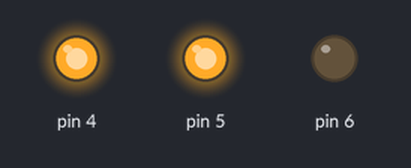
Bench run of a sketch on a simulated Arduino Uno, built with avr-gcc and run on an emulated ATmega328P. Shown: output pins drawn as LEDs (lit = HIGH).

Above: at 0.75 s.
At 2.95 s:
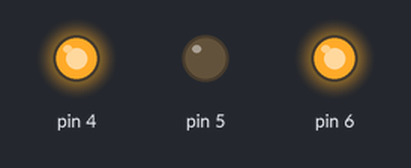
At 5.2 s:
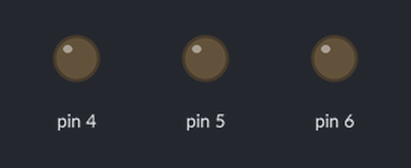
Timing chart, 0 to 6.2 s (numbered marks = the images above):
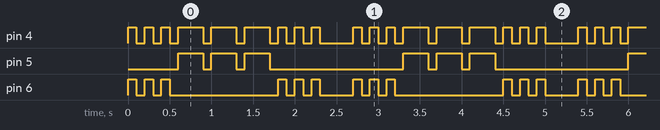

Measured:
- by itself, pin 5: repeats every 2.7 s: 2 × (LOW 0.10 s, HIGH 0.30 s), LOW 1.6 s, HIGH 0.30 s
- by itself, pin 6: repeats every 2.7 s: 2 × (LOW 0.10 s, HIGH 0.10 s), LOW 1.3 s, 2 × (HIGH 0.10 s, LOW 0.10 s), HIGH 0.10 s, LOW 0.40 s, HIGH 0.10 s
- by itself, pin 4: repeats every 2.7 s: 2 × (LOW 0.10 s, HIGH 0.10 s), 3 × (LOW 0.10 s, HIGH 0.30 s), 3 × (LOW 0.10 s, HIGH 0.10 s), LOW 0.40 s, HIGH 0.10 s

The sketch:

sketch_may27j.ino
```cpp
const int time = 100;
const int wating = 100;

void setup() {
  // put your setup code here, to run once:
pinMode(4,OUTPUT);
pinMode(5,OUTPUT);
pinMode(6,OUTPUT);
}

void loop() {
  // put your main code here, to run repeatedly:
morse_s();
morse_o();
morse_s();
delay(300);
}

void morse_s()
{
  dot();
  dot();
  dot();
}

void morse_o()
{
  bar();
  bar();
  bar();
}

void dot()
{
  digitalWrite(4,HIGH);
  digitalWrite(6,HIGH);
  delay(time);
  digitalWrite(4,LOW);
  digitalWrite(6,LOW);

  delay(wating);
}

void bar()
{
  digitalWrite(4,HIGH);
  digitalWrite(5,HIGH);
  delay(3*time);

  digitalWrite(4,LOW);
  digitalWrite(5,LOW);

  delay(wating);
}
```
